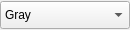
<?xml version="1.0" encoding="UTF-8"?>
<ui version="4.0">
 <class>Form</class>
 <widget class="QWidget" name="Form">
  <property name="geometry">
   <rect>
    <x>0</x>
    <y>0</y>
    <width>130</width>
    <height>30</height>
   </rect>
  </property>
  <property name="minimumSize">
   <size>
    <width>130</width>
    <height>0</height>
   </size>
  </property>
  <property name="windowTitle">
   <string>Form</string>
  </property>
  <layout class="QHBoxLayout" name="horizontalLayout">
   <property name="leftMargin">
    <number>0</number>
   </property>
   <property name="topMargin">
    <number>0</number>
   </property>
   <property name="rightMargin">
    <number>0</number>
   </property>
   <property name="bottomMargin">
    <number>0</number>
   </property>
   <item>
    <widget class="QComboBox" name="comboBox">
     <property name="minimumSize">
      <size>
       <width>130</width>
       <height>28</height>
      </size>
     </property>
     <property name="maximumSize">
      <size>
       <width>130</width>
       <height>28</height>
      </size>
     </property>
     <property name="baseSize">
      <size>
       <width>130</width>
       <height>28</height>
      </size>
     </property>
     <property name="toolTip">
      <string>Lines colormap</string>
     </property>
     <property name="iconSize">
      <size>
       <width>35</width>
       <height>20</height>
      </size>
     </property>
     <property name="duplicatesEnabled">
      <bool>false</bool>
     </property>
     <property name="frame">
      <bool>true</bool>
     </property>
     <item>
      <property name="text">
       <string>Gray</string>
      </property>
      <property name="icon">
       <iconset resource="../../images/ressources.qrc">
        <normaloff>:/colormaps/colormap_gray.png</normaloff>:/colormaps/colormap_gray.png</iconset>
      </property>
     </item>
     <item>
      <property name="text">
       <string>Hot</string>
      </property>
      <property name="icon">
       <iconset resource="../../images/ressources.qrc">
        <normaloff>:/colormaps/colormap_hot.png</normaloff>:/colormaps/colormap_hot.png</iconset>
      </property>
     </item>
     <item>
      <property name="text">
       <string>Winter</string>
      </property>
      <property name="icon">
       <iconset resource="../../images/ressources.qrc">
        <normaloff>:/colormaps/colormap_winter.png</normaloff>:/colormaps/colormap_winter.png</iconset>
      </property>
     </item>
     <item>
      <property name="text">
       <string>Gnuplot</string>
      </property>
      <property name="icon">
       <iconset resource="../../images/ressources.qrc">
        <normaloff>:/colormaps/colormap_gnuplot.png</normaloff>:/colormaps/colormap_gnuplot.png</iconset>
      </property>
     </item>
     <item>
      <property name="text">
       <string>Gnuplot2</string>
      </property>
      <property name="icon">
       <iconset resource="../../images/ressources.qrc">
        <normaloff>:/colormaps/colormap_gnuplot2.png</normaloff>:/colormaps/colormap_gnuplot2.png</iconset>
      </property>
     </item>
     <item>
      <property name="text">
       <string>Magma</string>
      </property>
      <property name="icon">
       <iconset resource="../../images/ressources.qrc">
        <normaloff>:/colormaps/colormap_magma.png</normaloff>:/colormaps/colormap_magma.png</iconset>
      </property>
     </item>
     <item>
      <property name="text">
       <string>Inferno</string>
      </property>
      <property name="icon">
       <iconset resource="../../images/ressources.qrc">
        <normaloff>:/colormaps/colormap_inferno.png</normaloff>:/colormaps/colormap_inferno.png</iconset>
      </property>
     </item>
     <item>
      <property name="text">
       <string>Plasma</string>
      </property>
      <property name="icon">
       <iconset resource="../../images/ressources.qrc">
        <normaloff>:/colormaps/colormap_plasma.png</normaloff>:/colormaps/colormap_plasma.png</iconset>
      </property>
     </item>
     <item>
      <property name="text">
       <string>Viridis</string>
      </property>
      <property name="icon">
       <iconset resource="../../images/ressources.qrc">
        <normaloff>:/colormaps/colormap_viridis.png</normaloff>:/colormaps/colormap_viridis.png</iconset>
      </property>
     </item>
    </widget>
   </item>
  </layout>
 </widget>
 <resources>
  <include location="../../images/ressources.qrc"/>
 </resources>
 <connections/>
</ui>
